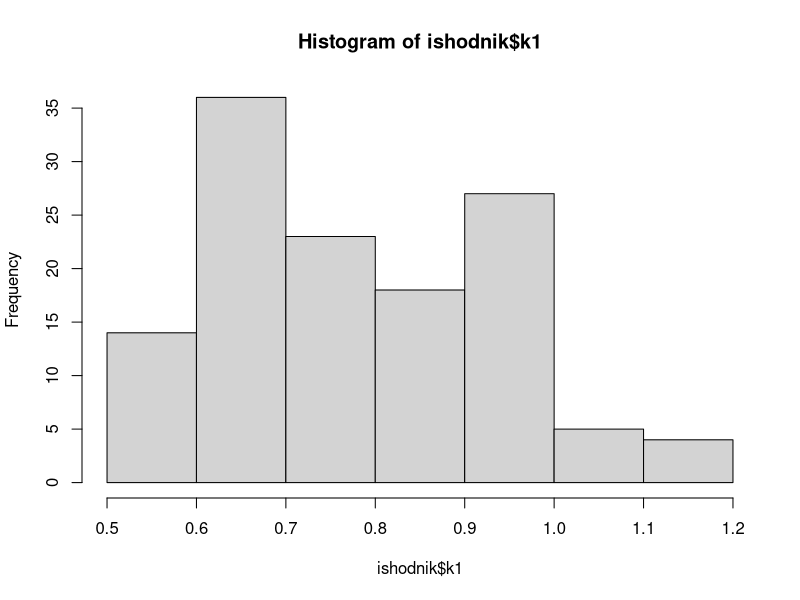
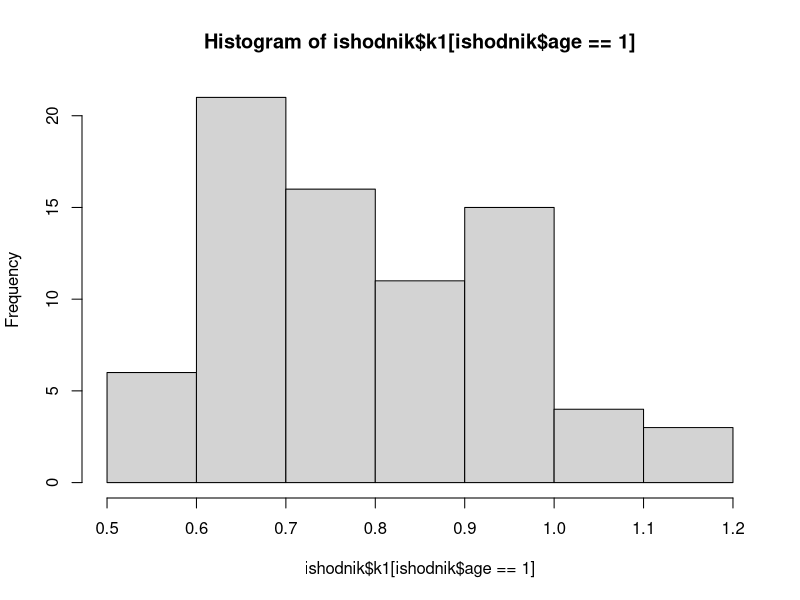
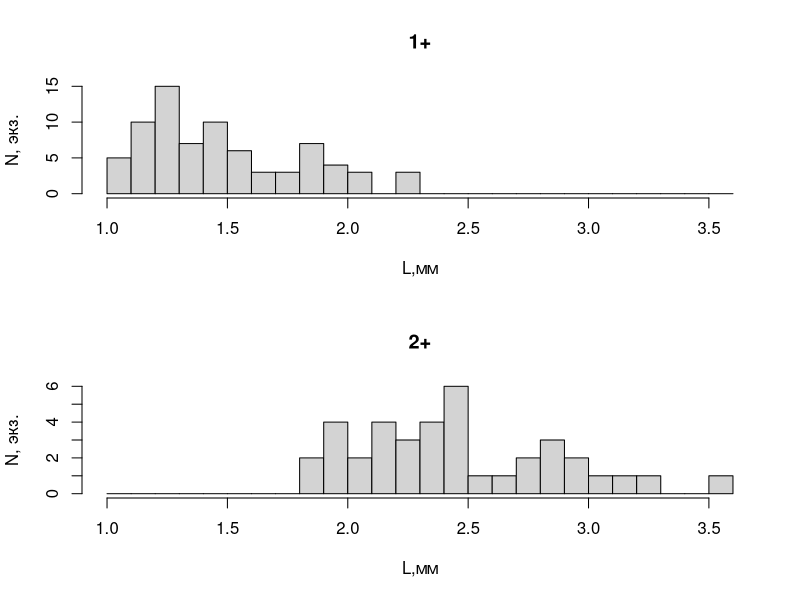

Source code (R) for these figures, in order: (Note: this script raises an error after producing the figures.)
setwd("~/Dropbox/PhD_thesis/PhD_thesis/White_Sea/growth_young/")
ishodnik<-read.table(file="growth_young_Kandalaksha.csv", sep=";", dec=",", head=T)
str(ishodnik)
hist(ishodnik$k1)
hist(ishodnik$k1[ishodnik$age==1])
summary(ishodnik)

# гистограмма 1+ и 2+ все участки вместе
pdf(file="hist_1year_2year.pdf", family="NimbusSan") # указываем шрифт подпией
par(mfrow=c(2,1))
hist(ishodnik$Length.mm[ishodnik$age==1], breaks=seq(min(ishodnik$Length.mm), max(ishodnik$Length.mm), 0.1), main="1+", xlab="L,мм", ylab="N, экз.")
hist(ishodnik$Length.mm[ishodnik$age==2], breaks=seq(min(ishodnik$Length.mm), max(ishodnik$Length.mm), 0.1), main="2+", xlab="L,мм", ylab="N, экз.")
dev.off()
embedFonts("hist_1year_2year.pdf") #встройка шрифтов в файл
par(mfrow=c(1,1))

# гистограмма 1+ и 2+ эстуарий
pdf(file="hist_Estuary_1year_2year.pdf", family="NimbusSan") # указываем шрифт подпией
par(mfrow=c(2,1))
hist(ishodnik$Length.mm[ishodnik$age==1 & ishodnik$area=="Estuary"], breaks=seq(min(ishodnik$Length.mm), max(ishodnik$Length.mm), 0.1), main="1+", xlab="L,мм", ylab="N, экз.")
hist(ishodnik$Length.mm[ishodnik$age==2 & ishodnik$area=="Estuary"], breaks=seq(min(ishodnik$Length.mm), max(ishodnik$Length.mm), 0.1), main="2+", xlab="L,мм", ylab="N, экз.")
dev.off()
embedFonts("hist_Estuary_1year_2year.pdf") #встройка шрифтов в файл
par(mfrow=c(1,1))

# гистограмма 1+ и 2+ горелый
pdf(file="hist_Goreliy_1year_2year.pdf", family="NimbusSan") # указываем шрифт подпией
par(mfrow=c(2,1))
hist(ishodnik$Length.mm[ishodnik$age==1 & ishodnik$area=="Goreliy"], breaks=seq(min(ishodnik$Length.mm), max(ishodnik$Length.mm), 0.1), main="1+", xlab="L,мм", ylab="N, экз.")
hist(ishodnik$Length.mm[ishodnik$age==2 & ishodnik$area=="Goreliy"], breaks=seq(min(ishodnik$Length.mm), max(ishodnik$Length.mm), 0.1), main="2+", xlab="L,мм", ylab="N, экз.")
dev.off()
embedFonts("hist_Goreliy_1year_2year.pdf") #встройка шрифтов в файл
par(mfrow=c(1,1))

# гистограмма 1+ и 2+ ЗРС
pdf(file="hist_ZRS_1year_2year.pdf", family="NimbusSan") # указываем шрифт подпией
par(mfrow=c(2,1))
hist(ishodnik$Length.mm[ishodnik$age==1 & ishodnik$area=="ZRS"], breaks=seq(min(ishodnik$Length.mm), max(ishodnik$Length.mm), 0.1), main="1+", xlab="L,мм", ylab="N, экз.")
hist(ishodnik$Length.mm[ishodnik$age==2 & ishodnik$area=="ZRS"], breaks=seq(min(ishodnik$Length.mm), max(ishodnik$Length.mm), 0.1), main="2+", xlab="L,мм", ylab="N, экз.")
dev.off()
embedFonts("hist_ZRS_1year_2year.pdf") #встройка шрифтов в файл
par(mfrow=c(1,1))


#boxplot по годам
pdf(file="boxplot_length_in_year.pdf", family="NimbusSan") # указываем шрифт подпией
boxplot(ishodnik$Length.mm ~ ishodnik$age, main="длина раковины Macoma balthica разного возраста в июле 2012 года", xlab="возраст", ylab="L, мм")
dev.off()
embedFonts("boxplot_length_in_year.pdf") #встройка шрифтов в файл

#boxplot по участкам (1+)
pdf(file="boxplot_length_1+_area.pdf", family="NimbusSan") # указываем шрифт подпией
boxplot(ishodnik$Length.mm[ishodnik$age==1] ~ ishodnik$area[ishodnik$age==1], main="длина раковины Macoma balthica на разных участках", xlab="участок", ylab="L,мм")
dev.off()
embedFonts("boxplot_length_1+_area.pdf") #встройка шрифтов в файл

#boxplot по участкам (кольцо1)
pdf(file="boxplot_length_1kolco_area.pdf", family="NimbusSan") # указываем шрифт подпией
boxplot(ishodnik$k1 ~ ishodnik$area, main="длина первого кольца Macoma balthica на разных участках", xlab="участок", ylab="L,мм")
dev.off()
embedFonts("boxplot_length_1kolco_area.pdf") #встройка шрифтов в файл

#boxplot по возрасту 
pdf(file="boxplot_length_1kolco_age.pdf", family="NimbusSan") # указываем шрифт подпией
boxplot(ishodnik$k1 ~ ishodnik$age, main="длина первого кольца у разных генераций Macoma balthica", xlab="возраст", ylab="L,мм")
dev.off()
embedFonts("boxplot_length_1kolco_age.pdf") #встройка шрифтов в файл

#надо какую-то дисперсионку... Влияние на длину 1 кольца - участка, генерации (возраста)
shapiro.test(ishodnik$Length.mm[ishodnik$age==1 & ishodnik$area == "Estuary"])
shapiro.test(ishodnik$Length.mm[ishodnik$age==1 & ishodnik$area == "ZRS"])
shapiro.test(ishodnik$Length.mm[ishodnik$age==1 & ishodnik$area == "Goreliy"])

write.table(anova(lm(ishodnik$k1 ~ ishodnik$area * ishodnik$age)), file="anova_k1.csv", sep=";", dec=",")

#friedman.test()

# и дисперсионка влияние учатска на длину раковины 1+ в июле

write.table(anova(lm(ishodnik$Length.mm[ishodnik$age==1] ~ ishodnik$area[ishodnik$age==1])), file="anova_1+.csv", sep=";", dec=",")

#oneway.test(ishodnik$Length.mm[ishodnik$age==1] ~ ishodnik$area[ishodnik$age==1])
#kruskal.test(ishodnik$Length.mm[ishodnik$age==1] ~ ishodnik$area[ishodnik$age==1])

#пробую отделить 1+

#qnorm(mean=mean(ishodnik$Length.mm[ishodnik$age==1]), sd=sd(ishodnik$Length.mm[ishodnik$age==1]),p=0.90)
#qnorm(mean=mean(ishodnik$Length.mm[ishodnik$age==2]), sd=sd(ishodnik$Length.mm[ishodnik$age==2]),p=0.1281114)

pnorm(mean=mean(ishodnik$Length.mm[ishodnik$age==2]), sd=sd(ishodnik$Length.mm[ishodnik$age==2]),q=2)
  pnorm(mean=mean(ishodnik$Length.mm[ishodnik$age==1]), sd=sd(ishodnik$Length.mm[ishodnik$age==1]),q=2)

pnorm(mean=mean(ishodnik$Length.mm[ishodnik$age==2 & ishodnik$area=="Goreliy"]), sd=sd(ishodnik$Length.mm[ishodnik$age==2 & ishodnik$area=="Goreliy"]),q=2)
pnorm(mean=mean(ishodnik$Length.mm[ishodnik$age==1 & ishodnik$area=="Goreliy"]), sd=sd(ishodnik$Length.mm[ishodnik$age==1 & ishodnik$area=="Goreliy"]),q=2)

pnorm(mean=mean(ishodnik$Length.mm[ishodnik$age==2 & ishodnik$area=="Estuary"]), sd=sd(ishodnik$Length.mm[ishodnik$age==2 & ishodnik$area=="Estuary"]),q=2)
pnorm(mean=mean(ishodnik$Length.mm[ishodnik$age==1 & ishodnik$area=="Estuary"]), sd=sd(ishodnik$Length.mm[ishodnik$age==1 & ishodnik$area=="Estuary"]),q=2)

pnorm(mean=mean(ishodnik$Length.mm[ishodnik$age==2 & ishodnik$area=="ZRS"]), sd=sd(ishodnik$Length.mm[ishodnik$age==2 & ishodnik$area=="ZRS"]),q=2)
pnorm(mean=mean(ishodnik$Length.mm[ishodnik$age==1 & ishodnik$area=="ZRS"]), sd=sd(ishodnik$Length.mm[ishodnik$age==1 & ishodnik$area=="ZRS"]),q=2)

#pnorm(mean=mean(ishodnik$Length.mm[ishodnik$age==2]), sd=sd(ishodnik$Length.mm[ishodnik$age==2]),q=1.9)
#pnorm(mean=mean(ishodnik$Length.mm[ishodnik$age==1]), sd=sd(ishodnik$Length.mm[ishodnik$age==1]),q=1.9)

# проверяем равенство дисперсий
var.test(ishodnik$Length.mm[ishodnik$age==1], ishodnik$Length.mm[ishodnik$age==2])

# проверить нормальность распределений
shapiro.test(ishodnik$Length.mm[ishodnik$age==1])
shapiro.test(ishodnik$Length.mm[ishodnik$age==2])
